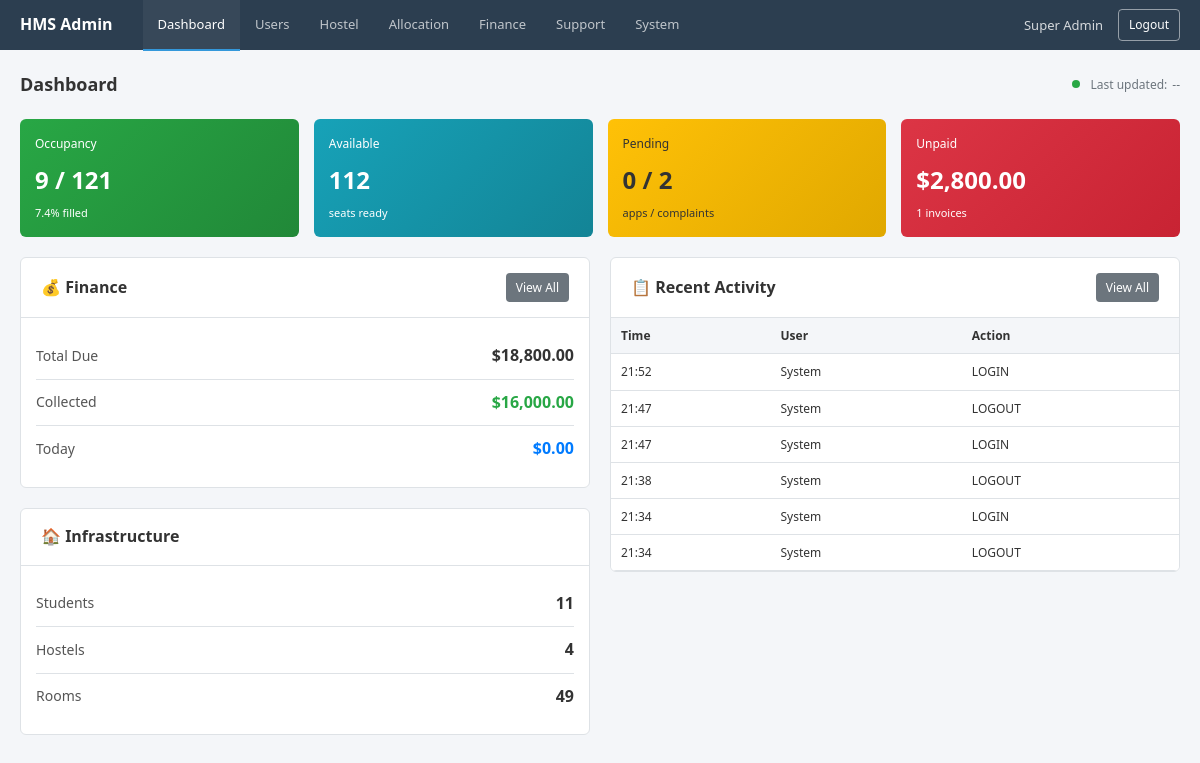
Screenshot of /index.php?page=admin_dashboard (signed in) with the database file from the repository.
### tables this page shows
CREATE TABLE `audit_logs` (
  `id` bigint UNSIGNED NOT NULL,
  `actor_user_id` bigint UNSIGNED NOT NULL,
  `action` varchar(120) NOT NULL,
  `entity_type` varchar(120) NOT NULL,
  `entity_id` bigint UNSIGNED DEFAULT NULL,
  `meta_json` longtext,
  `created_at` datetime NOT NULL DEFAULT CURRENT_TIMESTAMP
);

### app/Controllers/Admin/AdminDashboardController.php (called while the page is built, shortened)
<?php
require_once __DIR__ . '/../../Models/AdminModel.php';
$data = [];
$data['stats'] = getDashboardStats();
$data['recent_logs'] = getRecentAuditLogs(10);
require_once __DIR__ . '/../../Views/Admin/AdminDashboardView.php';

### app/Models/AdminModel.php (called while the page is built, shortened)
<?php
function getRecentAuditLogs($limit = 50) {
    $conn = dbConnect();
    $sql = "SELECT al.*, u.name as actor_name
            FROM audit_logs al
            JOIN users u ON al.actor_user_id = u.id
            ORDER BY al.id DESC
            LIMIT $limit";
    $result = mysqli_query($conn, $sql);
    $logs = mysqli_fetch_all($result, MYSQLI_ASSOC);
    return $logs;
}
function getDashboardStats() {
    $conn = dbConnect();
    $stats = [];
    $result = mysqli_query($conn, "SELECT COUNT(*) as count FROM users");
    $stats['total_users'] = mysqli_fetch_assoc($result)['count'];
    $result = mysqli_query($conn, "SELECT COUNT(*) as count FROM user_roles ur JOIN roles r ON ur.role_id = r.id WHERE r.name = 'STUDENT'");
    $stats['total_students'] = mysqli_fetch_assoc($result)['count'];
    $result = mysqli_query($conn, "SELECT COUNT(*) as count FROM hostels");
    $stats['total_hostels'] = mysqli_fetch_assoc($result)['count'];
    $result = mysqli_query($conn, "SELECT COUNT(*) as count FROM hostels WHERE status = 'ACTIVE'");
    $stats['active_hostels'] = mysqli_fetch_assoc($result)['count'];
    $result = mysqli_query($conn, "SELECT COUNT(*) as count FROM rooms");
    $stats['total_rooms'] = mysqli_fetch_assoc($result)['count'];
    $result = mysqli_query($conn, "SELECT COUNT(*) as count FROM seats");
    $stats['total_seats'] = (int)mysqli_fetch_assoc($result)['count'];
    $result = mysqli_query($conn, "SELECT COUNT(DISTINCT seat_id) as count FROM allocations WHERE end_date IS NULL");
    $stats['active_allocations'] = mysqli_fetch_assoc($result)['count'];
    $stats['occupied_seats'] = (int)$stats['active_allocations'];
    $stats['available_seats'] = $stats['total_seats'] - $stats['occupied_seats'];
    $stats['occupancy_rate'] = $stats['total_seats'] > 0 ? round(($stats['occupied_seats'] / $stats['total_seats']) * 100, 1) : 0;
    $result = mysqli_query($conn, "SELECT COUNT(*) as count FROM room_applications WHERE status = 'PENDING'");
    $stats['pending_applications'] = $result ? (int)mysqli_fetch_assoc($result)['count'] : 0;
    $result = mysqli_query($conn, "SELECT COUNT(*) as count FROM complaints WHERE status IN ('OPEN', 'IN_PROGRESS')");
    $stats['open_complaints'] = $result ? (int)mysqli_fetch_assoc($result)['count'] : 0;
    $result = mysqli_query($conn, "SELECT COUNT(*) as count FROM student_invoices WHERE status IN ('DUE', 'PARTIAL')");
    $stats['due_invoices'] = mysqli_fetch_assoc($result)['count'];
    $stats['unpaid_invoices'] = (int)$stats['due_invoices'];
    $result = mysqli_query($conn, "SELECT COALESCE(SUM(amount_due), 0) as total FROM student_invoices");
    $stats['total_due'] = (float)mysqli_fetch_assoc($result)['total'];
    $result = mysqli_query($conn, "SELECT COALESCE(SUM(amount_paid), 0) as total FROM payments");
    $stats['total_revenue'] = mysqli_fetch_assoc($result)['total'];
    $stats['total_collected'] = (float)$stats['total_revenue'];
    $stats['pending_amount'] = $stats['total_due'] - $stats['total_collected'];
    $result = mysqli_query($conn, "SELECT COALESCE(SUM(amount_paid), 0) as total FROM payments WHERE DATE(paid_at) = CURDATE()");
    $stats['today_collection'] = (float)mysqli_fetch_assoc($result)['total'];
    $stats['last_updated'] = date('Y-m-d H:i:s');
    return $stats;
}

### app/Views/Admin/AdminDashboardView.php (the view, shortened to what this page needs)
<?php
$page = 'admin_dashboard';
?>
<!DOCTYPE html>
<html lang="en">
<head>
    <link rel="stylesheet" href="public/assets/css/style.css">
    <link rel="stylesheet" href="app/Views/Admin/css/admin.css">
</head>
<body>
    <?php include __DIR__ . '/partials/header.php'; ?>
    <div class="admin-layout">
        <main class="admin-main full-width">
            <div class="admin-content">
                <div class="page-header">
                    <h2>Dashboard</h2>
                    <span class="refresh-indicator">
                        <span class="dot"></span>
                        Last updated: <span id="stat-last-updated">--</span>
                    </span>
                </div>
                <div class="stats-grid stats-grid-4">
                    <div class="stat-card stat-card-success">
                        <h3>Occupancy</h3>
                        <div class="stat-value">
                            <span id="stat-occupied-seats"><?php echo (int)($data['stats']['occupied_seats'] ?? 0); ?></span> /
                            <span id="stat-total-seats"><?php echo (int)($data['stats']['total_seats'] ?? 0); ?></span>
                        </div>
                        <div class="stat-label"><span id="stat-occupancy-rate"><?php echo ($data['stats']['occupancy_rate'] ?? 0); ?></span>% filled</div>
                    </div>
                    <div class="stat-card stat-card-info">
                        <h3>Available</h3>
                        <div class="stat-value" id="stat-available-seats"><?php echo (int)($data['stats']['available_seats'] ?? 0); ?></div>
                        <div class="stat-label">seats ready</div>
                    </div>
                    <div class="stat-card stat-card-warning">
                        <h3>Pending</h3>
                        <div class="stat-value">
                            <span id="stat-pending-applications"><?php echo (int)($data['stats']['pending_applications'] ?? 0); ?></span> /
                            <span id="stat-open-complaints"><?php echo (int)($data['stats']['open_complaints'] ?? 0); ?></span>
                        </div>
                        <div class="stat-label">apps / complaints</div>
                    </div>
                    <div class="stat-card stat-card-danger">
                        <h3>Unpaid</h3>
                        <div class="stat-value" id="stat-pending-amount">$<?php echo number_format((float)($data['stats']['pending_amount'] ?? 0), 2); ?></div>
                        <div class="stat-label"><span id="stat-unpaid-invoices"><?php echo (int)($data['stats']['unpaid_invoices'] ?? 0); ?></span> invoices</div>
                    </div>
                </div>
                <div class="dashboard-grid">
                    <div class="dashboard-column">
                        <div class="table-card">
                            <div class="table-card-header">
                                <h3>💰 Finance</h3>
                                <a href="index.php?page=admin_invoices" class="btn btn-sm btn-secondary">View All</a>
                            </div>
                            <div class="card-body">
                                <div class="finance-item">
                                    <span>Total Due</span>
                                    <strong id="stat-total-due">$<?php echo number_format((float)($data['stats']['total_due'] ?? 0), 2); ?></strong>
                                </div>
                                <div class="finance-item finance-success">
                                    <span>Collected</span>
                                    <strong id="stat-total-collected">$<?php echo number_format((float)($data['stats']['total_collected'] ?? 0), 2); ?></strong>
                                </div>
                                <div class="finance-item finance-primary">
                                    <span>Today</span>
                                    <strong id="stat-today-collection">$<?php echo number_format((float)($data['stats']['today_collection'] ?? 0), 2); ?></strong>
                                </div>
                            </div>
                        </div>
                        <div class="table-card">
                            <div class="table-card-header">
                                <h3>🏠 Infrastructure</h3>
                            </div>
                            <div class="card-body">
                                <div class="finance-item">
                                    <span>Students</span>
                                    <strong id="stat-total-students"><?php echo (int)($data['stats']['total_students'] ?? 0); ?></strong>
                                </div>
                                <div class="finance-item">
                                    <span>Hostels</span>
                                    <strong id="stat-total-hostels"><?php echo (int)($data['stats']['total_hostels'] ?? 0); ?></strong>
                                </div>
                                <div class="finance-item">
                                    <span>Rooms</span>
                                    <strong id="stat-total-rooms"><?php echo (int)($data['stats']['total_rooms'] ?? 0); ?></strong>
                                </div>
                            </div>
                        </div>
                    </div>
                    <div class="dashboard-column">
                        <div class="table-card">
                            <div class="table-card-header">
                                <h3>📋 Recent Activity</h3>
                                <a href="index.php?page=admin_audit_logs" class="btn btn-sm btn-secondary">View All</a>
                            </div>
                            <div class="table-responsive">
                                <table class="table table-compact">
                                    <thead>
                                        <tr>
                                            <th>Time</th>
                                            <th>User</th>
                                            <th>Action</th>
                                        </tr>
                                    </thead>
                                    <tbody>
                                        <?php if (!empty($data['recent_logs'])): ?>
                                            <?php foreach (array_slice($data['recent_logs'], 0, 6) as $log): ?>
                                                <tr>
                                                    <td><?php echo date('H:i', strtotime($log['created_at'] ?? '')); ?></td>
                                                    <td><?php echo htmlspecialchars($log['user_name'] ?? 'System'); ?></td>
                                                    <td><?php echo htmlspecialchars($log['action'] ?? ''); ?></td>
                                                </tr>
                                            <?php endforeach; ?>
                                        <?php else: ?>
                                            <tr>
                                                <td colspan="3" class="empty-state">No recent activity</td>
                                            </tr>
                                        <?php endif; ?>
                                    </tbody>
                                </table>
                            </div>
                        </div>
                    </div>
                </div>
            </div>
        </main>
    </div>
</body>
</html>

### index.php (shortened to what this page needs)
<?php
$page = isset($_GET['page']) ? (string)$_GET['page'] : 'login';
switch ($page) {
    case 'admin_dashboard':
        require_once __DIR__ . '/app/Controllers/Admin/AdminDashboardController.php';
        break;
}

### app/Views/Admin/partials/header.php (shortened to what this page needs)
<?php
$currentPage = $page ?? '';
$activeSection = 'dashboard';
$userPages = ['admin_users', 'admin_students', 'admin_managers', 'admin_admins'];
$hostelPages = ['admin_hostels', 'admin_hostel_managers', 'admin_floors', 'admin_room_types', 'admin_rooms', 'admin_seats'];
$allocationPages = ['admin_applications', 'admin_allocations'];
$financePages = ['admin_fee_periods', 'admin_invoices', 'admin_payments'];
$supportPages = ['admin_complaint_categories', 'admin_complaints', 'admin_notices'];
$systemPages = ['admin_audit_logs', 'admin_login_activity'];
if (in_array($currentPage, $userPages)) $activeSection = 'users';
elseif (in_array($currentPage, $hostelPages)) $activeSection = 'hostel';
elseif (in_array($currentPage, $allocationPages)) $activeSection = 'allocation';
elseif (in_array($currentPage, $financePages)) $activeSection = 'finance';
elseif (in_array($currentPage, $supportPages)) $activeSection = 'support';
elseif (in_array($currentPage, $systemPages)) $activeSection = 'system';
elseif ($currentPage === 'admin_dashboard') $activeSection = 'dashboard';
?>
<header class="top-header">
    <div class="top-header-brand">
        <a href="index.php?page=admin_dashboard">HMS Admin</a>
    </div>
    <nav class="top-nav">
        <a href="index.php?page=admin_dashboard" class="top-nav-item <?php echo $activeSection === 'dashboard' ? 'active' : ''; ?>">Dashboard</a>
        <a href="index.php?page=admin_users" class="top-nav-item <?php echo $activeSection === 'users' ? 'active' : ''; ?>">Users</a>
        <a href="index.php?page=admin_hostels" class="top-nav-item <?php echo $activeSection === 'hostel' ? 'active' : ''; ?>">Hostel</a>
        <a href="index.php?page=admin_applications" class="top-nav-item <?php echo $activeSection === 'allocation' ? 'active' : ''; ?>">Allocation</a>
        <a href="index.php?page=admin_invoices" class="top-nav-item <?php echo $activeSection === 'finance' ? 'active' : ''; ?>">Finance</a>
        <a href="index.php?page=admin_complaints" class="top-nav-item <?php echo $activeSection === 'support' ? 'active' : ''; ?>">Support</a>
        <a href="index.php?page=admin_audit_logs" class="top-nav-item <?php echo $activeSection === 'system' ? 'active' : ''; ?>">System</a>
    </nav>
    <div class="top-header-actions">
        <span class="user-name"><?php echo htmlspecialchars($_SESSION['user_name'] ?? 'Admin'); ?></span>
        <a href="index.php?page=logout" class="btn btn-sm btn-outline">Logout</a>
    </div>
</header>

### public/assets/css/style.css (style rules this page uses)
:root { --primary: #0056b3; --primary-hover: #004494; --background: #f4f6f9; --surface: #ffffff; --text-primary: #333333; --text-secondary: #555555; --border: #dee2e6; --success: #28a745; --error: #dc3545; --warning: #ffc107; --shadow: 0 2px 4px rgba(0, 0, 0, 0.1); }
* { margin: 0; padding: 0; box-sizing: border-box; }
body { font-family: 'Segoe UI', Tahoma, Geneva, Verdana, sans-serif; background-color: var(--background); color: var(--text-primary); line-height: 1.6; min-height: 100vh; }
h1, h2, h3, h4, h5, h6 { color: var(--text-primary); margin-bottom: 15px; font-weight: 600; }
h2 { font-size: 24px; }
h3 { font-size: 20px; }
a { color: var(--primary); text-decoration: none; }
.btn { display: inline-block; padding: 10px 20px; font-family: inherit; font-size: 14px; font-weight: 500; text-align: center; border: none; border-radius: 4px; cursor: pointer; }
.btn-secondary { background-color: #6c757d; color: #ffffff; }
.table-responsive { overflow-x: auto; }
.table { width: 100%; border-collapse: collapse; background: var(--surface); }
.table th, .table td { padding: 12px 15px; text-align: left; border-bottom: 1px solid var(--border); }
.table th { background-color: var(--background); font-weight: 600; color: var(--text-primary); }

### rows the page displays
audit_logs: created_at "21:52", user_name "System", action "LOGIN"
audit_logs: created_at "21:47", user_name "System", action "LOGOUT"
audit_logs: created_at "21:47", user_name "System", action "LOGIN"
audit_logs: created_at "21:38", user_name "System", action "LOGOUT"
audit_logs: created_at "21:34", user_name "System", action "LOGIN"
audit_logs: created_at "21:34", user_name "System", action "LOGOUT"

### other values shown
$_SESSION['user_name'] "Super Admin"
$data['stats']['occupied_seats'] "9"
$data['stats']['total_seats'] "121"
$data['stats']['occupancy_rate'] "7.4"
$data['stats']['available_seats'] "112"
$data['stats']['pending_applications'] "0"
$data['stats']['open_complaints'] "2"
$data['stats']['pending_amount'] "2,800.00"
$data['stats']['unpaid_invoices'] "1"
$data['stats']['total_due'] "18,800.00"
$data['stats']['total_collected'] "16,000.00"
$data['stats']['today_collection'] "0.00"
$data['stats']['total_students'] "11"
$data['stats']['total_hostels'] "4"
$data['stats']['total_rooms'] "49"
